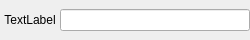
<?xml version="1.0" encoding="UTF-8"?>
<ui version="4.0">
 <class>Form</class>
 <widget class="QWidget" name="Form">
  <property name="geometry">
   <rect>
    <x>0</x>
    <y>0</y>
    <width>250</width>
    <height>40</height>
   </rect>
  </property>
  <property name="maximumSize">
   <size>
    <width>250</width>
    <height>40</height>
   </size>
  </property>
  <property name="windowTitle">
   <string>Form</string>
  </property>
  <layout class="QHBoxLayout" name="horizontalLayout_2">
   <property name="spacing">
    <number>0</number>
   </property>
   <property name="leftMargin">
    <number>0</number>
   </property>
   <property name="topMargin">
    <number>0</number>
   </property>
   <property name="rightMargin">
    <number>0</number>
   </property>
   <property name="bottomMargin">
    <number>0</number>
   </property>
   <item>
    <widget class="QLabel" name="label">
     <property name="minimumSize">
      <size>
       <width>60</width>
       <height>0</height>
      </size>
     </property>
     <property name="maximumSize">
      <size>
       <width>60</width>
       <height>40</height>
      </size>
     </property>
     <property name="text">
      <string>TextLabel</string>
     </property>
     <property name="alignment">
      <set>Qt::AlignCenter</set>
     </property>
    </widget>
   </item>
   <item>
    <widget class="QLineEdit" name="lineEdit">
     <property name="clearButtonEnabled">
      <bool>false</bool>
     </property>
    </widget>
   </item>
  </layout>
 </widget>
 <resources/>
 <connections/>
</ui>
